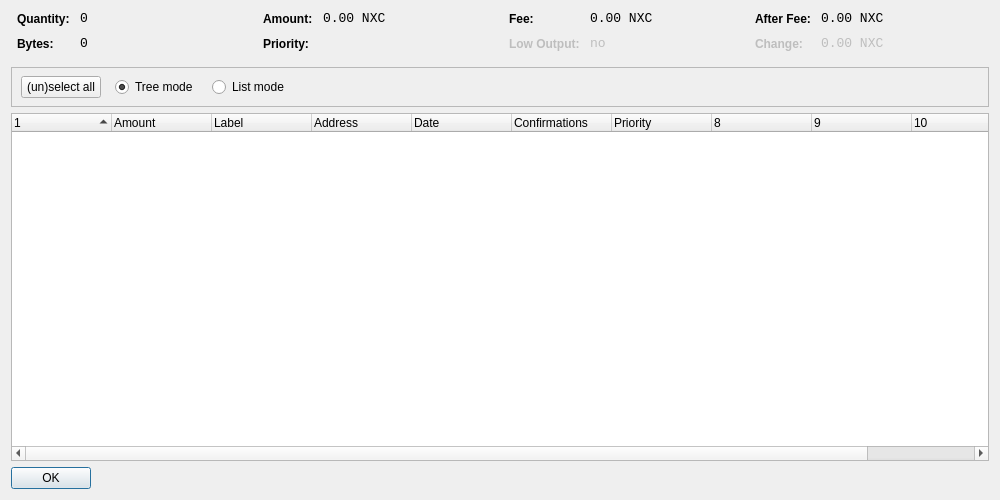
<?xml version="1.0" encoding="UTF-8"?>
<ui version="4.0">
 <class>CoinControlDialog</class>
 <widget class="QDialog" name="CoinControlDialog">
  <property name="geometry">
   <rect>
    <x>0</x>
    <y>0</y>
    <width>1000</width>
    <height>500</height>
   </rect>
  </property>
  <property name="windowTitle">
   <string>Coin Control</string>
  </property>
  <layout class="QVBoxLayout" name="verticalLayout">
   <item>
    <layout class="QHBoxLayout" name="horizontalLayoutTop" stretch="0,0,0,0">
     <property name="topMargin">
      <number>0</number>
     </property>
     <property name="bottomMargin">
      <number>10</number>
     </property>
     <item>
      <layout class="QFormLayout" name="formLayoutCoinControl1">
       <property name="horizontalSpacing">
        <number>10</number>
       </property>
       <property name="verticalSpacing">
        <number>10</number>
       </property>
       <property name="leftMargin">
        <number>6</number>
       </property>
       <property name="rightMargin">
        <number>6</number>
       </property>
       <item row="0" column="0">
        <widget class="QLabel" name="labelCoinControlQuantityText">
         <property name="styleSheet">
          <string notr="true">font-weight:bold;</string>
         </property>
         <property name="text">
          <string>Quantity:</string>
         </property>
        </widget>
       </item>
       <item row="0" column="1">
        <widget class="QLabel" name="labelCoinControlQuantity">
         <property name="font">
          <font>
           <family>Monospace</family>
           <pointsize>10</pointsize>
          </font>
         </property>
         <property name="cursor">
          <cursorShape>IBeamCursor</cursorShape>
         </property>
         <property name="contextMenuPolicy">
          <enum>Qt::ActionsContextMenu</enum>
         </property>
         <property name="text">
          <string notr="true">0</string>
         </property>
         <property name="textInteractionFlags">
          <set>Qt::LinksAccessibleByMouse|Qt::TextSelectableByKeyboard|Qt::TextSelectableByMouse</set>
         </property>
        </widget>
       </item>
       <item row="1" column="0">
        <widget class="QLabel" name="labelCoinControlBytesText">
         <property name="styleSheet">
          <string notr="true">font-weight:bold;</string>
         </property>
         <property name="text">
          <string>Bytes:</string>
         </property>
        </widget>
       </item>
       <item row="1" column="1">
        <widget class="QLabel" name="labelCoinControlBytes">
         <property name="font">
          <font>
           <family>Monospace</family>
           <pointsize>10</pointsize>
          </font>
         </property>
         <property name="cursor">
          <cursorShape>IBeamCursor</cursorShape>
         </property>
         <property name="contextMenuPolicy">
          <enum>Qt::ActionsContextMenu</enum>
         </property>
         <property name="text">
          <string notr="true">0</string>
         </property>
         <property name="textInteractionFlags">
          <set>Qt::LinksAccessibleByMouse|Qt::TextSelectableByKeyboard|Qt::TextSelectableByMouse</set>
         </property>
        </widget>
       </item>
      </layout>
     </item>
     <item>
      <layout class="QFormLayout" name="formLayoutCoinControl2">
       <property name="horizontalSpacing">
        <number>10</number>
       </property>
       <property name="verticalSpacing">
        <number>10</number>
       </property>
       <property name="leftMargin">
        <number>6</number>
       </property>
       <property name="rightMargin">
        <number>6</number>
       </property>
       <item row="0" column="0">
        <widget class="QLabel" name="labelCoinControlAmountText">
         <property name="styleSheet">
          <string notr="true">font-weight:bold;</string>
         </property>
         <property name="text">
          <string>Amount:</string>
         </property>
        </widget>
       </item>
       <item row="0" column="1">
        <widget class="QLabel" name="labelCoinControlAmount">
         <property name="font">
          <font>
           <family>Monospace</family>
           <pointsize>10</pointsize>
          </font>
         </property>
         <property name="cursor">
          <cursorShape>IBeamCursor</cursorShape>
         </property>
         <property name="contextMenuPolicy">
          <enum>Qt::ActionsContextMenu</enum>
         </property>
         <property name="text">
          <string notr="true">0.00 NXC</string>
         </property>
         <property name="textInteractionFlags">
          <set>Qt::LinksAccessibleByMouse|Qt::TextSelectableByKeyboard|Qt::TextSelectableByMouse</set>
         </property>
        </widget>
       </item>
       <item row="1" column="0">
        <widget class="QLabel" name="labelCoinControlPriorityText">
         <property name="styleSheet">
          <string notr="true">font-weight:bold;</string>
         </property>
         <property name="text">
          <string>Priority:</string>
         </property>
        </widget>
       </item>
       <item row="1" column="1">
        <widget class="QLabel" name="labelCoinControlPriority">
         <property name="font">
          <font>
           <family>Monospace</family>
           <pointsize>10</pointsize>
          </font>
         </property>
         <property name="cursor">
          <cursorShape>IBeamCursor</cursorShape>
         </property>
         <property name="contextMenuPolicy">
          <enum>Qt::ActionsContextMenu</enum>
         </property>
         <property name="text">
          <string/>
         </property>
         <property name="textInteractionFlags">
          <set>Qt::LinksAccessibleByMouse|Qt::TextSelectableByKeyboard|Qt::TextSelectableByMouse</set>
         </property>
        </widget>
       </item>
      </layout>
     </item>
     <item>
      <layout class="QFormLayout" name="formLayoutCoinControl3">
       <property name="horizontalSpacing">
        <number>10</number>
       </property>
       <property name="verticalSpacing">
        <number>10</number>
       </property>
       <property name="leftMargin">
        <number>6</number>
       </property>
       <property name="rightMargin">
        <number>6</number>
       </property>
       <item row="0" column="0">
        <widget class="QLabel" name="labelCoinControlFeeText">
         <property name="styleSheet">
          <string notr="true">font-weight:bold;</string>
         </property>
         <property name="text">
          <string>Fee:</string>
         </property>
        </widget>
       </item>
       <item row="0" column="1">
        <widget class="QLabel" name="labelCoinControlFee">
         <property name="font">
          <font>
           <family>Monospace</family>
           <pointsize>10</pointsize>
          </font>
         </property>
         <property name="cursor">
          <cursorShape>IBeamCursor</cursorShape>
         </property>
         <property name="contextMenuPolicy">
          <enum>Qt::ActionsContextMenu</enum>
         </property>
         <property name="text">
          <string notr="true">0.00 NXC</string>
         </property>
         <property name="textInteractionFlags">
          <set>Qt::LinksAccessibleByMouse|Qt::TextSelectableByKeyboard|Qt::TextSelectableByMouse</set>
         </property>
        </widget>
       </item>
       <item row="1" column="0">
        <widget class="QLabel" name="labelCoinControlLowOutputText">
         <property name="enabled">
          <bool>false</bool>
         </property>
         <property name="styleSheet">
          <string notr="true">font-weight:bold;</string>
         </property>
         <property name="text">
          <string>Low Output:</string>
         </property>
        </widget>
       </item>
       <item row="1" column="1">
        <widget class="QLabel" name="labelCoinControlLowOutput">
         <property name="enabled">
          <bool>false</bool>
         </property>
         <property name="font">
          <font>
           <family>Monospace</family>
           <pointsize>10</pointsize>
          </font>
         </property>
         <property name="cursor">
          <cursorShape>IBeamCursor</cursorShape>
         </property>
         <property name="contextMenuPolicy">
          <enum>Qt::ActionsContextMenu</enum>
         </property>
         <property name="text">
          <string notr="true">no</string>
         </property>
         <property name="textInteractionFlags">
          <set>Qt::LinksAccessibleByMouse|Qt::TextSelectableByKeyboard|Qt::TextSelectableByMouse</set>
         </property>
        </widget>
       </item>
      </layout>
     </item>
     <item>
      <layout class="QFormLayout" name="formLayoutCoinControl4">
       <property name="horizontalSpacing">
        <number>10</number>
       </property>
       <property name="verticalSpacing">
        <number>10</number>
       </property>
       <property name="leftMargin">
        <number>6</number>
       </property>
       <property name="rightMargin">
        <number>6</number>
       </property>
       <item row="0" column="0">
        <widget class="QLabel" name="labelCoinControlAfterFeeText">
         <property name="styleSheet">
          <string notr="true">font-weight:bold;</string>
         </property>
         <property name="text">
          <string>After Fee:</string>
         </property>
        </widget>
       </item>
       <item row="0" column="1">
        <widget class="QLabel" name="labelCoinControlAfterFee">
         <property name="font">
          <font>
           <family>Monospace</family>
           <pointsize>10</pointsize>
          </font>
         </property>
         <property name="cursor">
          <cursorShape>IBeamCursor</cursorShape>
         </property>
         <property name="contextMenuPolicy">
          <enum>Qt::ActionsContextMenu</enum>
         </property>
         <property name="text">
          <string notr="true">0.00 NXC</string>
         </property>
         <property name="textInteractionFlags">
          <set>Qt::LinksAccessibleByMouse|Qt::TextSelectableByKeyboard|Qt::TextSelectableByMouse</set>
         </property>
        </widget>
       </item>
       <item row="1" column="0">
        <widget class="QLabel" name="labelCoinControlChangeText">
         <property name="enabled">
          <bool>false</bool>
         </property>
         <property name="styleSheet">
          <string notr="true">font-weight:bold;</string>
         </property>
         <property name="text">
          <string>Change:</string>
         </property>
        </widget>
       </item>
       <item row="1" column="1">
        <widget class="QLabel" name="labelCoinControlChange">
         <property name="enabled">
          <bool>false</bool>
         </property>
         <property name="font">
          <font>
           <family>Monospace</family>
           <pointsize>10</pointsize>
          </font>
         </property>
         <property name="cursor">
          <cursorShape>IBeamCursor</cursorShape>
         </property>
         <property name="contextMenuPolicy">
          <enum>Qt::ActionsContextMenu</enum>
         </property>
         <property name="text">
          <string notr="true">0.00 NXC</string>
         </property>
         <property name="textInteractionFlags">
          <set>Qt::LinksAccessibleByMouse|Qt::TextSelectableByKeyboard|Qt::TextSelectableByMouse</set>
         </property>
        </widget>
       </item>
      </layout>
     </item>
    </layout>
   </item>
   <item>
    <widget class="QFrame" name="frame">
     <property name="minimumSize">
      <size>
       <width>0</width>
       <height>40</height>
      </size>
     </property>
     <property name="frameShape">
      <enum>QFrame::StyledPanel</enum>
     </property>
     <property name="frameShadow">
      <enum>QFrame::Sunken</enum>
     </property>
     <widget class="QWidget" name="horizontalLayoutWidget">
      <property name="geometry">
       <rect>
        <x>10</x>
        <y>0</y>
        <width>781</width>
        <height>41</height>
       </rect>
      </property>
      <layout class="QHBoxLayout" name="horizontalLayoutPanel" stretch="0,0,0,0,0">
       <property name="spacing">
        <number>14</number>
       </property>
       <item>
        <widget class="QPushButton" name="pushButtonSelectAll">
         <property name="sizePolicy">
          <sizepolicy hsizetype="Maximum" vsizetype="Fixed">
           <horstretch>0</horstretch>
           <verstretch>0</verstretch>
          </sizepolicy>
         </property>
         <property name="text">
          <string>(un)select all</string>
         </property>
        </widget>
       </item>
       <item>
        <widget class="QRadioButton" name="radioTreeMode">
         <property name="sizePolicy">
          <sizepolicy hsizetype="Maximum" vsizetype="Fixed">
           <horstretch>0</horstretch>
           <verstretch>0</verstretch>
          </sizepolicy>
         </property>
         <property name="text">
          <string>Tree mode</string>
         </property>
         <property name="checked">
          <bool>true</bool>
         </property>
        </widget>
       </item>
       <item>
        <widget class="QRadioButton" name="radioListMode">
         <property name="sizePolicy">
          <sizepolicy hsizetype="Maximum" vsizetype="Fixed">
           <horstretch>0</horstretch>
           <verstretch>0</verstretch>
          </sizepolicy>
         </property>
         <property name="text">
          <string>List mode</string>
         </property>
        </widget>
       </item>
       <item>
        <spacer name="horizontalSpacer">
         <property name="orientation">
          <enum>Qt::Horizontal</enum>
         </property>
         <property name="sizeHint" stdset="0">
          <size>
           <width>40</width>
           <height>20</height>
          </size>
         </property>
        </spacer>
       </item>
      </layout>
     </widget>
    </widget>
   </item>
   <item>
    <widget class="CoinControlTreeWidget" name="treeWidget">
     <property name="contextMenuPolicy">
      <enum>Qt::CustomContextMenu</enum>
     </property>
     <property name="sortingEnabled">
      <bool>false</bool>
     </property>
     <property name="columnCount">
      <number>11</number>
     </property>
     <attribute name="headerShowSortIndicator" stdset="0">
      <bool>true</bool>
     </attribute>
     <attribute name="headerStretchLastSection">
      <bool>false</bool>
     </attribute>
     <column>
      <property name="text">
       <string/>
      </property>
     </column>
     <column>
      <property name="text">
       <string>Amount</string>
      </property>
     </column>
     <column>
      <property name="text">
       <string>Label</string>
      </property>
     </column>
     <column>
      <property name="text">
       <string>Address</string>
      </property>
     </column>
     <column>
      <property name="text">
       <string>Date</string>
      </property>
     </column>
     <column>
      <property name="text">
       <string>Confirmations</string>
      </property>
      <property name="toolTip">
       <string>Confirmed</string>
      </property>
     </column>
     <column>
      <property name="text">
       <string>Priority</string>
      </property>
     </column>
     <column>
      <property name="text">
       <string/>
      </property>
     </column>
     <column>
      <property name="text">
       <string/>
      </property>
     </column>
     <column>
      <property name="text">
       <string/>
      </property>
     </column>
     <column>
      <property name="text">
       <string/>
      </property>
     </column>
    </widget>
   </item>
   <item>
    <widget class="QDialogButtonBox" name="buttonBox">
     <property name="sizePolicy">
      <sizepolicy hsizetype="Maximum" vsizetype="Fixed">
       <horstretch>0</horstretch>
       <verstretch>0</verstretch>
      </sizepolicy>
     </property>
     <property name="orientation">
      <enum>Qt::Horizontal</enum>
     </property>
     <property name="standardButtons">
      <set>QDialogButtonBox::Ok</set>
     </property>
    </widget>
   </item>
  </layout>
 </widget>
 <customwidgets>
  <customwidget>
   <class>CoinControlTreeWidget</class>
   <extends>QTreeWidget</extends>
   <header>coincontroltreewidget.h</header>
  </customwidget>
 </customwidgets>
 <resources/>
 <connections/>
</ui>
